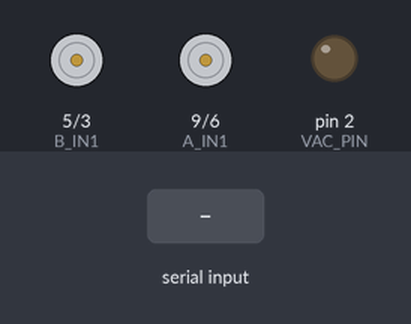
The sketch below on a simulated Arduino Uno, built with avr-gcc and run on an emulated ATmega328P. Shown: motor-driver pin pairs drawn as motors (green arrow = first pin HIGH = forward, orange = second pin HIGH = backward, longer = more drive), output pins drawn as LEDs (lit = HIGH). The inputs (shaded band) are chosen by the test bench. What the sketch prints to the serial monitor is not drawn.

Above: at 1.2 s.
1.3 s: "F90\n" received over Serial
At 1.56 s:
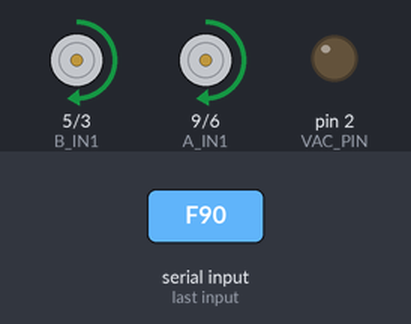
3.2 s: "V\n" received over Serial
At 4.4 s:
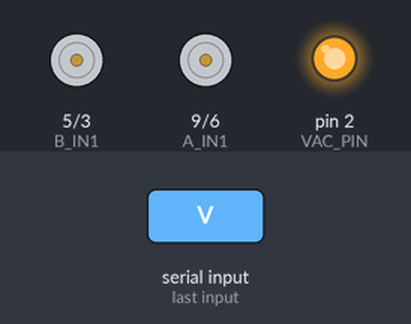
4.7 s: "B90\n" received over Serial
6.7 s: "L90\n" received over Serial
At 6.93 s:
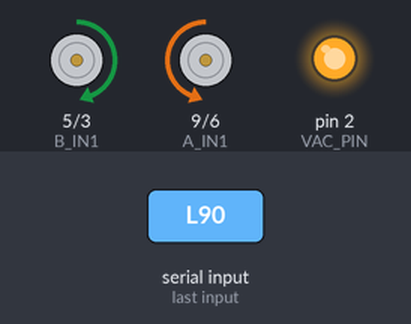
8.6 s: "R90\n" received over Serial
At 8.83 s:
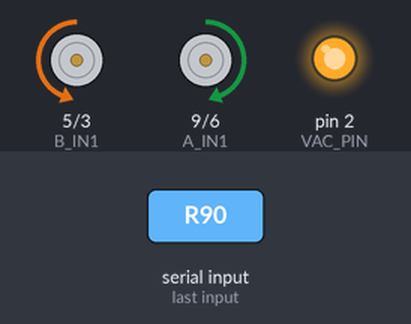
10.5 s: "F\n" received over Serial
At 10.86 s:
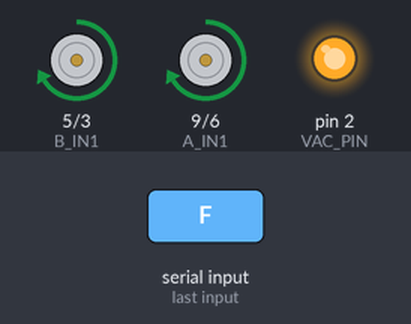
Timing chart, 0 to 13.5 s (numbered marks = the images above; inputs shaded):
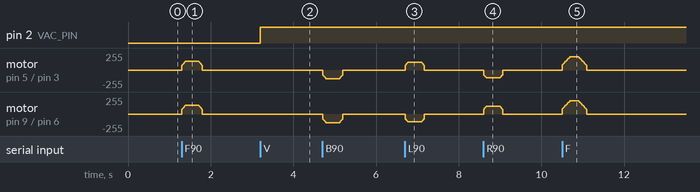

Measured:
- after the input at 1.3 s, motor on pin 5 (B_IN1) / pin 3 (B_IN2), motor on pin 9 (A_IN1) / pin 6 (A_IN2): rises from stopped to forward 134/255 in 0.09 s, then falls to stopped in 0.40 s
- after the input at 3.2 s, pin 2 (VAC_PIN): LOW → HIGH at once
- after the input at 6.7 s, motor on pin 5 (B_IN1) / pin 3 (B_IN2): rises from stopped to forward 115/255 in 0.06 s, then falls to stopped in 0.40 s
- after the input at 8.6 s, motor on pin 9 (A_IN1) / pin 6 (A_IN2): rises from stopped to forward 115/255 in 0.06 s, then falls to stopped in 0.40 s
- after the input at 10.5 s, motor on pin 5 (B_IN1) / pin 3 (B_IN2), motor on pin 9 (A_IN1) / pin 6 (A_IN2): rises from stopped to forward 200/255 in 0.19 s, then falls to stopped in 0.40 s

The sketch:

car_controller.ino
```cpp
/*
  G09 智慧吸塵車 Arduino 控制程式 v2（依電路組接線圖修改）
  ---------------------------------------------------------------
  從樹莓派（USB 序列埠 115200）收一行指令：
    F180  前進，速度 180（0~255）     B180  後退
    L180  原地左轉                    R180  原地右轉
    S     停止
    V / v 吸塵馬達 開 / 關

  接線（依電路組接線圖）：
    L298N IN1 ← D9   IN2 ← D6     → OUT1/OUT2 → 馬達 A（暫定左輪）
    L298N IN3 ← D5   IN4 ← D3     → OUT3/OUT4 → 馬達 B（暫定右輪）
    繼電器 IN ← D2
    Arduino GND ↔ 電池 / L298N GND（一定要共地！）
  ※ D3、D5、D6、D9 都是 PWM 腳，直接在 IN 腳做 PWM 調速，
    所以 L298N 上 ENA、ENB 的跳線帽「要插著」。
  ※ 沒有接超音波和伺服馬達，所以這版不使用。

  安全設計：
    1. 斷線保護：超過 FAILSAFE_MS 沒收到移動指令 → 停車（網頁移動中每 0.15 秒會重送）
    2. 慢慢加減速：避免急煞前翻、起步打滑
*/

// ====== 腳位（接線不同就改這裡）======
const int A_IN1 = 9, A_IN2 = 6;   // 馬達 A（左輪）
const int B_IN1 = 5, B_IN2 = 3;   // 馬達 B（右輪）
const int VAC_PIN = 2;            // 繼電器

// ====== 可調參數 ======
const bool VAC_ACTIVE_HIGH = true;     // 按 V 繼電器沒反應、反而按 v 才開 → 改 false
const bool INVERT_LEFT  = false;       // 左輪轉反了就改 true
const bool INVERT_RIGHT = false;       // 右輪轉反了就改 true
const bool SWAP_LR      = false;       // 按 A 卻往右轉（左右馬達對調）→ 改 true
const float TURN_RATIO  = 0.7;         // 原地轉彎用直行速度的幾成
const int  MIN_PWM      = 70;          // 馬達開始轉動的最低 PWM（實測後調整）
const int  RAMP_STEP    = 9;           // 每 10 ms 速度最多變化量（約 0.3 秒從全速到停）
const unsigned long FAILSAFE_MS = 400; // 這麼久沒收到移動指令 → 停車

// ====== 狀態 ======
char motion = 'S';
int targetL = 0, targetR = 0, curL = 0, curR = 0;
unsigned long lastMoveCmdMs = 0, lastRampMs = 0;
char buf[16];
byte bufLen = 0;

void setVacuum(bool on) { digitalWrite(VAC_PIN, (on == VAC_ACTIVE_HIGH) ? HIGH : LOW); }

// 在 IN 腳做 PWM：正轉 IN1=PWM、IN2=0；反轉 IN1=0、IN2=PWM；停止兩腳都 0
void driveOne(int in1, int in2, int val, bool invert) {
  if (invert) val = -val;
  if (val == 0) { analogWrite(in1, 0); analogWrite(in2, 0); return; }
  int v = map(abs(val), 1, 255, MIN_PWM, 255);
  if (val > 0) { analogWrite(in2, 0); analogWrite(in1, v); }
  else         { analogWrite(in1, 0); analogWrite(in2, v); }
}

void driveBoth(int left, int right) {
  if (SWAP_LR) { int t = left; left = right; right = t; }
  driveOne(A_IN1, A_IN2, left,  INVERT_LEFT);
  driveOne(B_IN1, B_IN2, right, INVERT_RIGHT);
}

int stepToward(int cur, int target) {
  if (cur < target) return min(cur + RAMP_STEP, target);
  if (cur > target) return max(cur - RAMP_STEP, target);
  return cur;
}

void setMotion(char m, int speed) {
  int t = (int)(speed * TURN_RATIO);
  motion = m;
  switch (m) {
    case 'F': targetL =  speed; targetR =  speed; break;
    case 'B': targetL = -speed; targetR = -speed; break;
    case 'L': targetL = -t;     targetR =  t;     break;
    case 'R': targetL =  t;     targetR = -t;     break;
    default:  targetL = 0; targetR = 0; motion = 'S';
  }
}

void handleLine(char *s) {
  char c = s[0];
  int speed = (s[1] != 0) ? constrain(atoi(s + 1), 0, 255) : 180;
  switch (c) {
    case 'F': case 'B': case 'L': case 'R':
      setMotion(c, speed); lastMoveCmdMs = millis(); break;
    case 'S': setMotion('S', 0); break;
    case 'V': setVacuum(true);  break;
    case 'v': setVacuum(false); break;
  }
}

void setup() {
  Serial.begin(115200);
  pinMode(A_IN1, OUTPUT); pinMode(A_IN2, OUTPUT);
  pinMode(B_IN1, OUTPUT); pinMode(B_IN2, OUTPUT);
  pinMode(VAC_PIN, OUTPUT); setVacuum(false);
  driveBoth(0, 0);
  Serial.println("READY");
}

void loop() {
  // 1. 讀指令（一行一行）
  while (Serial.available()) {
    char ch = Serial.read();
    if (ch == '\n' || ch == '\r') {
      if (bufLen) { buf[bufLen] = 0; handleLine(buf); bufLen = 0; }
    } else if (bufLen < sizeof(buf) - 1) {
      buf[bufLen++] = ch;
    } else {
      bufLen = 0;                        // 太長＝亂碼，丟掉
    }
  }

  unsigned long now = millis();

  // 2. 斷線保護
  if (motion != 'S' && now - lastMoveCmdMs > FAILSAFE_MS) setMotion('S', 0);

  // 3. 每 10 ms 讓速度往目標靠近一步
  if (now - lastRampMs >= 10) {
    lastRampMs = now;
    curL = stepToward(curL, targetL);
    curR = stepToward(curR, targetR);
    driveBoth(curL, curR);
  }
}
```
